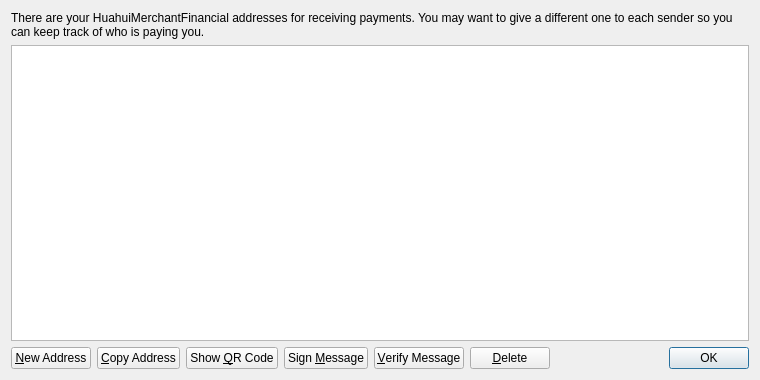
<?xml version="1.0" encoding="UTF-8"?>
<ui version="4.0">
 <class>AddressBookPage</class>
 <widget class="QWidget" name="AddressBookPage">
  <property name="geometry">
   <rect>
    <x>0</x>
    <y>0</y>
    <width>760</width>
    <height>380</height>
   </rect>
  </property>
  <property name="windowTitle">
   <string>Address Book</string>
  </property>
  <layout class="QVBoxLayout" name="verticalLayout">
   <item>
    <widget class="QLabel" name="labelExplanation">
     <property name="text">
      <string>There are your HuahuiMerchantFinancial addresses for receiving payments. You may want to give a different one to each sender so you can keep track of who is paying you.</string>
     </property>
     <property name="textFormat">
      <enum>Qt::PlainText</enum>
     </property>
     <property name="wordWrap">
      <bool>true</bool>
     </property>
    </widget>
   </item>
   <item>
    <widget class="QTableView" name="tableView">
     <property name="contextMenuPolicy">
      <enum>Qt::CustomContextMenu</enum>
     </property>
     <property name="toolTip">
      <string>Double-click to edit address or label</string>
     </property>
     <property name="tabKeyNavigation">
      <bool>false</bool>
     </property>
     <property name="alternatingRowColors">
      <bool>true</bool>
     </property>
     <property name="selectionMode">
      <enum>QAbstractItemView::SingleSelection</enum>
     </property>
     <property name="selectionBehavior">
      <enum>QAbstractItemView::SelectRows</enum>
     </property>
     <property name="sortingEnabled">
      <bool>true</bool>
     </property>
     <attribute name="verticalHeaderVisible">
      <bool>false</bool>
     </attribute>
    </widget>
   </item>
   <item>
    <layout class="QHBoxLayout" name="horizontalLayout">
     <item>
      <widget class="QPushButton" name="newAddressButton">
       <property name="toolTip">
        <string>Create a new address</string>
       </property>
       <property name="text">
        <string>&amp;New Address</string>
       </property>
       <property name="icon">
        <iconset resource="../bitcoin.qrc">
         <normaloff>:/icons/add</normaloff>:/icons/add</iconset>
       </property>
      </widget>
     </item>
     <item>
      <widget class="QPushButton" name="copyToClipboard">
       <property name="toolTip">
        <string>Copy the currently selected address to the system clipboard</string>
       </property>
       <property name="text">
        <string>&amp;Copy Address</string>
       </property>
       <property name="icon">
        <iconset resource="../bitcoin.qrc">
         <normaloff>:/icons/editcopy</normaloff>:/icons/editcopy</iconset>
       </property>
      </widget>
     </item>
     <item>
      <widget class="QPushButton" name="showQRCode">
       <property name="text">
        <string>Show &amp;QR Code</string>
       </property>
       <property name="icon">
        <iconset resource="../bitcoin.qrc">
         <normaloff>:/icons/qrcode</normaloff>:/icons/qrcode</iconset>
       </property>
      </widget>
     </item>
     <item>
      <widget class="QPushButton" name="signMessage">
       <property name="toolTip">
        <string>Sign a message to prove you own a HuahuiMerchantFinancial address</string>
       </property>
       <property name="text">
        <string>Sign &amp;Message</string>
       </property>
       <property name="icon">
        <iconset resource="../bitcoin.qrc">
         <normaloff>:/icons/edit</normaloff>:/icons/edit</iconset>
       </property>
      </widget>
     </item>
     <item>
      <widget class="QPushButton" name="verifyMessage">
       <property name="toolTip">
        <string>Verify a message to ensure it was signed with a specified HuahuiMerchantFinancial address</string>
       </property>
       <property name="text">
        <string>&amp;Verify Message</string>
       </property>
       <property name="icon">
        <iconset resource="../bitcoin.qrc">
         <normaloff>:/icons/transaction_0</normaloff>:/icons/transaction_0</iconset>
       </property>
      </widget>
     </item>
     <item>
      <widget class="QPushButton" name="deleteButton">
       <property name="toolTip">
        <string>Delete the currently selected address from the list</string>
       </property>
       <property name="text">
        <string>&amp;Delete</string>
       </property>
       <property name="icon">
        <iconset resource="../bitcoin.qrc">
         <normaloff>:/icons/remove</normaloff>:/icons/remove</iconset>
       </property>
      </widget>
     </item>
     <item>
      <spacer name="horizontalSpacer">
       <property name="orientation">
        <enum>Qt::Horizontal</enum>
       </property>
       <property name="sizeHint" stdset="0">
        <size>
         <width>40</width>
         <height>20</height>
        </size>
       </property>
      </spacer>
     </item>
     <item>
      <widget class="QDialogButtonBox" name="buttonBox">
       <property name="sizePolicy">
        <sizepolicy hsizetype="Maximum" vsizetype="Fixed">
         <horstretch>0</horstretch>
         <verstretch>0</verstretch>
        </sizepolicy>
       </property>
       <property name="standardButtons">
        <set>QDialogButtonBox::Ok</set>
       </property>
      </widget>
     </item>
    </layout>
   </item>
  </layout>
 </widget>
 <resources>
  <include location="../bitcoin.qrc"/>
 </resources>
 <connections/>
</ui>
